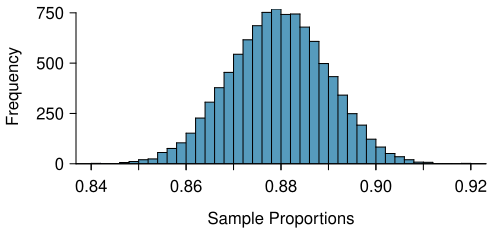

Here is the R script that generated this plot:
set.seed(4)
library(openintro)
data(COL)

n.sim <- 10000
samp.size <- 1000  # 2541
prop <- 0.88

samples <- matrix(sample(0:1, n.sim * samp.size, TRUE, c(1 - prop, prop)), n.sim)
results <- apply(samples, 1, mean)
mean(results)
sd(results)

myPDF('sampling_10k_prop_88p.pdf', 5, 2.3,
    mar = c(3.3, 3.8, 0.5, 0.7),
    mgp = c(2.2, 0.6, 0),
    yaxs = "i")
histPlot(results,
    col = COL[1], breaks = 50,
    xlab = "Sample Proportions",
    ylab = "",
    axes = FALSE)
at <- seq(0, 1, 0.02)
axis(1, at = seq(0, 1, 0.01), labels = rep("", 101))
axis(1, at = at)
# axis(2, at = seq(0, 1200, 100), label = rep("", 13))
axis(2, at = seq(0, 750, 250))
# abline(v = 0.89, col = COL[4])
par(las = 0)
mtext("Frequency", 2, 2.7)
dev.off()
